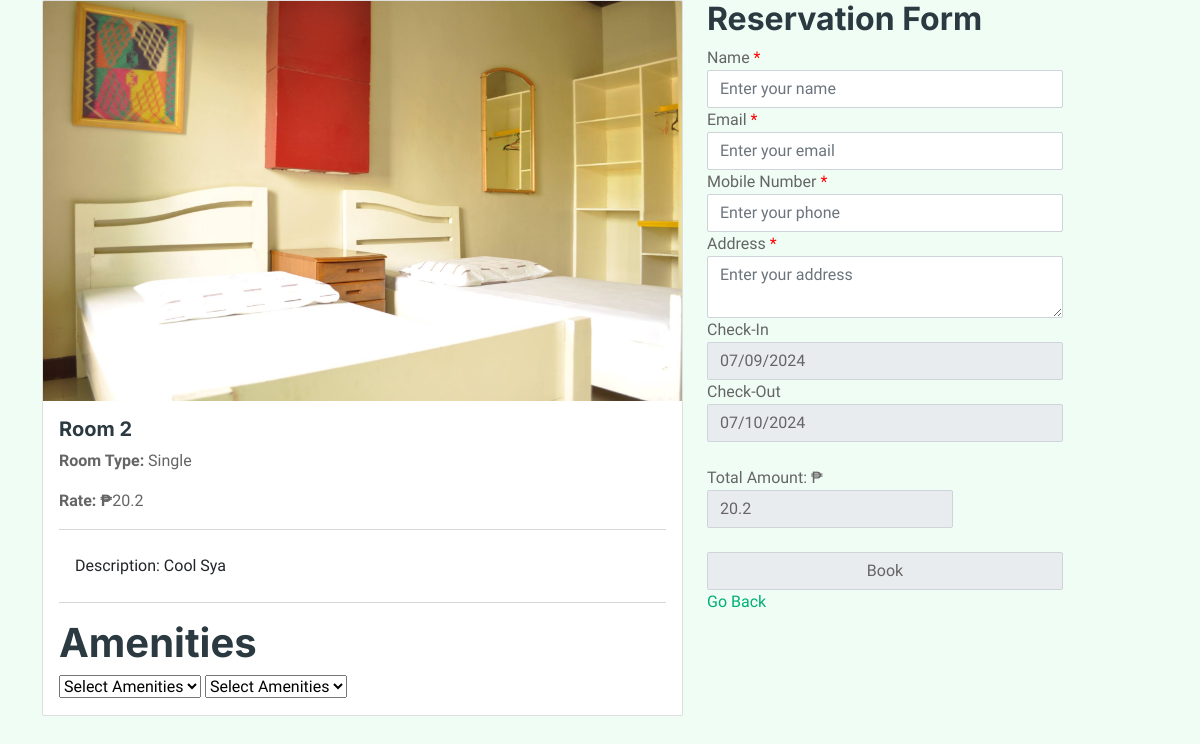
Page /admin/room_booking.php?id=1&checkin=2024-07-09&checkout=2024-07-10 (signed in) on the committed database.
### tables this page shows
CREATE TABLE `room` (
  `id` int(11) NOT NULL,
  `name` varchar(255) NOT NULL,
  `type` varchar(255) NOT NULL,
  `description` text NOT NULL,
  `rate` double NOT NULL,
  `status` int(11) NOT NULL,
  `image` text NOT NULL,
  `images` mediumtext NOT NULL
);

### admin/room_booking.php (the view, shortened to what this page needs)
<?php
$id = $_GET['id'];
$checkin = $_GET['checkin'];
$checkout = $_GET['checkout'];
$calc_days = abs(strtotime($_GET['checkout']) - strtotime($_GET['checkin'])) ;
$calc_days =floor($calc_days / (60*60*24));
?>
<!DOCTYPE html>
<html lang="en">
<head>
    <link href="https://cdnjs.cloudflare.com/ajax/libs/font-awesome/5.10.0/css/all.min.css" rel="stylesheet">
    <link href="https://cdn.jsdelivr.net/npm/bootstrap-icons@1.4.1/font/bootstrap-icons.css" rel="stylesheet">
    <link href="../lib/animate/animate.min.css" rel="stylesheet">
    <link href="../lib/owlcarousel/assets/owl.carousel.min.css" rel="stylesheet">
    <link href="../css/bootstrap.min.css" rel="stylesheet">
    <link href="../css/style.css" rel="stylesheet">
</head>
<body>
        <div class="container">
        <div class="row">
            <div class="col-md-7">
            <div class="room-details">
                <?php
                function dbConnect()
                {
                $host = "localhost";
                $username = "root";
                $password = "";
                $database = "paganadb";
                $conn = new mysqli($host, $username, $password, $database);
                return $conn;
                }
                $conn = dbConnect();
                $stmt = $conn->prepare("SELECT * FROM room where id = '$id' or name = '$id'");
                $stmt->execute();
                $result = $stmt->get_result();
                while ($row = $result->fetch_assoc()) {
                $roomImage = $row['image'];
                $roomName = $row['name'];
                $roomType = $row['type'];
                $roomDescription = $row['description'];
                $roomRate = $row['rate'];
                $newRate = $roomRate * $calc_days;
                ?>
                <div class="card mb-4">
                    <img src="../uploads/<?php echo $roomImage; ?>" style="max-height: 400px;" class="card-img-top" alt="<?php echo $roomName; ?>">
                    <div class="card-body">
                    <h5 class="card-title"><?php echo $roomName; ?></h5>
                    <p class="card-text"><strong>Room Type:</strong> <?php echo $roomType; ?></p>
                    <p class="card-text"><strong>Rate: ₱</strong><?php echo $newRate; ?></p>
                    <hr>
                    <ul class="list-group list-group-flush">
                        <li class="list-group-item">Description: <?php echo $roomDescription; ?></li>
                    </ul>
                    <hr>
                        <div id="amenities-container">
                            <h1>Amenities</h1>
                            <select id="am1" onchange="amenities1()" class="amenities-select">
                                <option value="0">Select Amenities</option>
                            </select>
                            <select id="am2" onchange="amenities2()" class="amenities-select">
                                <option value="0">Select Amenities</option>
                            </select>
                            <?php
                                }
                            ?>
                        </div>
                    </div>
                </div>
            </div>
            </div>
            <div class="col-md-4">
            <div class="reservation-form">
                <h2>Reservation Form</h2>
                <form action="" method="POST" onsubmit="return validateForm()">
                <div class="form-group">
                    <label for="name">Name <span style="color: red;">*</span></label>
                    <input type="text" class="form-control" id="name" name="name" placeholder="Enter your name" required>
                </div>
                <div class="form-group">
                    <label for="email">Email <span style="color: red;">*</span></label>
                    <input type="email" class="form-control" id="email" name="email" placeholder="Enter your email" required>
                </div>
                <div class="form-group">
                    <label for="phone">Mobile Number <span style="color: red;">*</span></label>
                    <input type="text" class="form-control" id="phone" name="phone" placeholder="Enter your phone" required>
                </div>
                <div class="form-group">
                    <label for="address">Address <span style="color: red;">*</span></label>
                    <textarea class="form-control" id="address" name="address" placeholder="Enter your address" required></textarea>
                </div>
                <div class="form-group">
                    <label for="checkin">Check-In</label>
                    <input type="date" class="form-control" id="checkin" name="checkin" value="<?php echo $checkin; ?>"  readonly>
                </div>
                <div class="form-group">
                    <label for="checkout">Check-Out</label>
                    <input type="date" class="form-control" id="checkout" name="checkout" value="<?php echo $checkout; ?>" readonly>
                </div>
                <br>
                <div class="form-group">
                    <label for="">Total Amount: ₱</label>
                    <label><input type="text" id="totalAmount" class="form-control" name="rate" value="<?php echo $newRate; ?>" readonly></label>
                </div>
                <br>
                <button type="submit" name="submit" class="form-control">Book</button>
                <a href="roomavail.php">Go Back</a>
                </form>
            </div>
            </div>
        </div>
        </div>
</body>
</html>

### css/style.css (style rules this page uses)
:root { --primary: #00B074; --secondary: #2B9BFF; --light: #EFFDF5; --dark: #2B3940; }

### admin/room_booking.php (style rules this page uses)
.reservation-form { max-width: 400px; margin-left: auto; }

### rows in the picture
room: image (picture), name "Room 2", type "Single", rate "20.2", description "Cool Sya"
